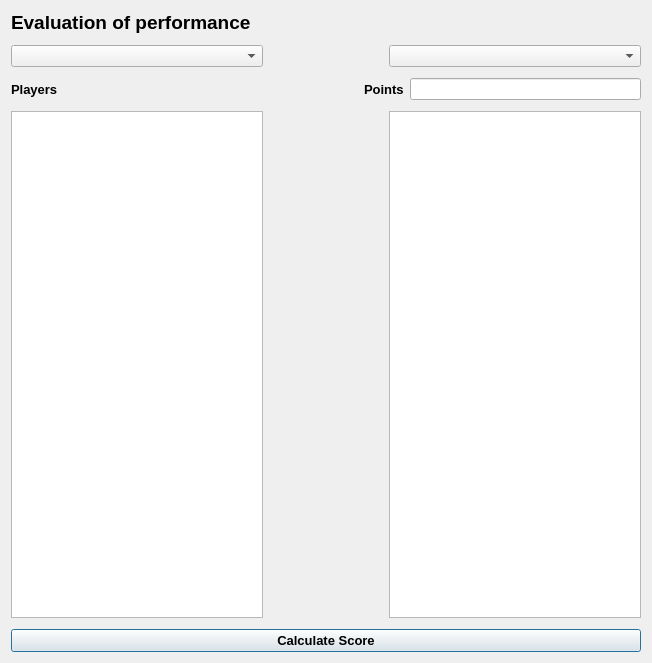
<?xml version="1.0" encoding="UTF-8"?>
<ui version="4.0">
 <class>Form</class>
 <widget class="QDialog" name="Form">
  <property name="geometry">
   <rect>
    <x>0</x>
    <y>0</y>
    <width>652</width>
    <height>663</height>
   </rect>
  </property>
  <property name="windowTitle">
   <string>Form</string>
  </property>
  <layout class="QGridLayout" name="gridLayout">
   <item row="1" column="0">
    <widget class="QLabel" name="label_3">
     <property name="font">
      <font>
       <pointsize>14</pointsize>
       <weight>75</weight>
       <bold>true</bold>
      </font>
     </property>
     <property name="contextMenuPolicy">
      <enum>Qt::NoContextMenu</enum>
     </property>
     <property name="text">
      <string>Evaluation of performance</string>
     </property>
    </widget>
   </item>
   <item row="7" column="0">
    <layout class="QHBoxLayout" name="horizontalLayout_3">
     <item>
      <widget class="QListView" name="listView"/>
     </item>
     <item>
      <spacer name="horizontalSpacer_2">
       <property name="orientation">
        <enum>Qt::Horizontal</enum>
       </property>
       <property name="sizeType">
        <enum>QSizePolicy::Fixed</enum>
       </property>
       <property name="sizeHint" stdset="0">
        <size>
         <width>120</width>
         <height>20</height>
        </size>
       </property>
      </spacer>
     </item>
     <item>
      <widget class="QListView" name="listView_2"/>
     </item>
    </layout>
   </item>
   <item row="5" column="0">
    <layout class="QHBoxLayout" name="horizontalLayout">
     <item>
      <widget class="QLabel" name="label">
       <property name="font">
        <font>
         <pointsize>10</pointsize>
         <weight>75</weight>
         <bold>true</bold>
        </font>
       </property>
       <property name="text">
        <string>Players</string>
       </property>
      </widget>
     </item>
     <item>
      <spacer name="horizontalSpacer_3">
       <property name="orientation">
        <enum>Qt::Horizontal</enum>
       </property>
       <property name="sizeType">
        <enum>QSizePolicy::Fixed</enum>
       </property>
       <property name="sizeHint" stdset="0">
        <size>
         <width>300</width>
         <height>20</height>
        </size>
       </property>
      </spacer>
     </item>
     <item>
      <widget class="QLabel" name="label_2">
       <property name="font">
        <font>
         <pointsize>10</pointsize>
         <weight>75</weight>
         <bold>true</bold>
        </font>
       </property>
       <property name="text">
        <string>Points</string>
       </property>
      </widget>
     </item>
     <item>
      <widget class="QLineEdit" name="lineEdit_8"/>
     </item>
    </layout>
   </item>
   <item row="4" column="0">
    <spacer name="verticalSpacer_2">
     <property name="orientation">
      <enum>Qt::Vertical</enum>
     </property>
     <property name="sizeType">
      <enum>QSizePolicy::Fixed</enum>
     </property>
     <property name="sizeHint" stdset="0">
      <size>
       <width>20</width>
       <height>5</height>
      </size>
     </property>
    </spacer>
   </item>
   <item row="6" column="0">
    <spacer name="verticalSpacer_3">
     <property name="orientation">
      <enum>Qt::Vertical</enum>
     </property>
     <property name="sizeType">
      <enum>QSizePolicy::Fixed</enum>
     </property>
     <property name="sizeHint" stdset="0">
      <size>
       <width>20</width>
       <height>5</height>
      </size>
     </property>
    </spacer>
   </item>
   <item row="2" column="0">
    <spacer name="verticalSpacer">
     <property name="orientation">
      <enum>Qt::Vertical</enum>
     </property>
     <property name="sizeType">
      <enum>QSizePolicy::Fixed</enum>
     </property>
     <property name="sizeHint" stdset="0">
      <size>
       <width>20</width>
       <height>5</height>
      </size>
     </property>
    </spacer>
   </item>
   <item row="9" column="0">
    <widget class="QPushButton" name="pushButton_1">
     <property name="font">
      <font>
       <pointsize>10</pointsize>
       <weight>75</weight>
       <bold>true</bold>
      </font>
     </property>
     <property name="text">
      <string>Calculate Score</string>
     </property>
    </widget>
   </item>
   <item row="3" column="0">
    <layout class="QHBoxLayout" name="horizontalLayout_2">
     <item>
      <widget class="QComboBox" name="comboBox">
       <property name="enabled">
        <bool>true</bool>
       </property>
       <property name="contextMenuPolicy">
        <enum>Qt::DefaultContextMenu</enum>
       </property>
       <property name="insertPolicy">
        <enum>QComboBox::InsertAtBottom</enum>
       </property>
       <property name="sizeAdjustPolicy">
        <enum>QComboBox::AdjustToContentsOnFirstShow</enum>
       </property>
      </widget>
     </item>
     <item>
      <spacer name="horizontalSpacer">
       <property name="orientation">
        <enum>Qt::Horizontal</enum>
       </property>
       <property name="sizeType">
        <enum>QSizePolicy::Fixed</enum>
       </property>
       <property name="sizeHint" stdset="0">
        <size>
         <width>120</width>
         <height>20</height>
        </size>
       </property>
      </spacer>
     </item>
     <item>
      <widget class="QComboBox" name="comboBox_2"/>
     </item>
    </layout>
   </item>
   <item row="8" column="0">
    <spacer name="verticalSpacer_4">
     <property name="orientation">
      <enum>Qt::Vertical</enum>
     </property>
     <property name="sizeType">
      <enum>QSizePolicy::Fixed</enum>
     </property>
     <property name="sizeHint" stdset="0">
      <size>
       <width>20</width>
       <height>5</height>
      </size>
     </property>
    </spacer>
   </item>
  </layout>
 </widget>
 <resources/>
 <connections/>
</ui>
